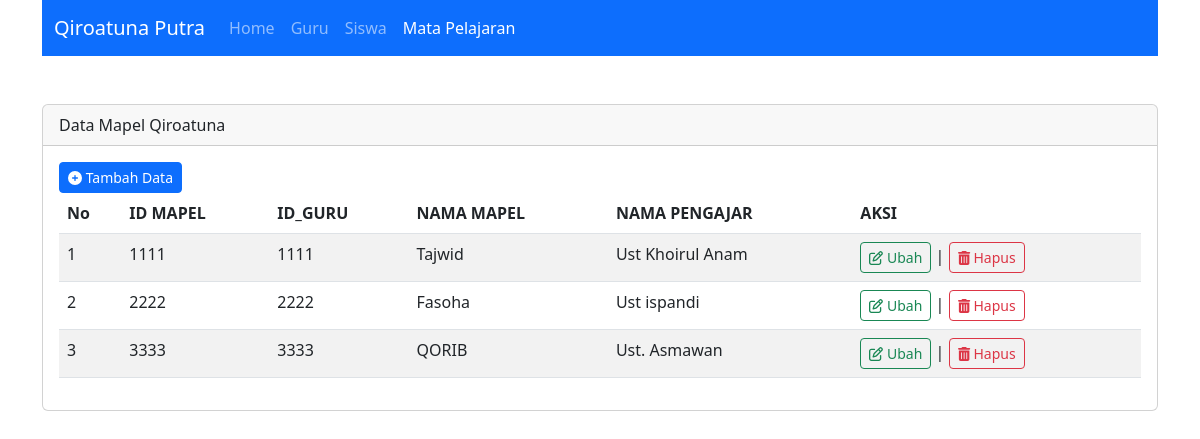
/index.php?page=mapel, run on the app's committed database.
### tables this page shows
CREATE TABLE `mapel` (
  `id_mapel` varchar(7) NOT NULL,
  `id_guru` varchar(50) NOT NULL,
  `nama_mapel` varchar(50) NOT NULL,
  `nama_pengajar` varchar(50) NOT NULL
);

### config/config_global.php (called while the page is built, shortened)
<?php
function base_url()
{
    $base_url = "http://" . $_SERVER['HTTP_HOST'];
    $base_url .= str_replace(basename($_SERVER['SCRIPT_NAME']), "", $_SERVER['SCRIPT_NAME']);
    return $base_url;
}
?>

### app/mapel/list_mapel.php (the view)
    <br><div class="card">
  <div class="card-header">
    Data Mapel Qiroatuna
  </div>
  <div class="card-body">
  <a class="btn btn-primary btn-sm" href="<?php echo base_url(). 'index.php?page=mapel&act=input'; ?>">
            <i class="fa-solid fa-circle-plus"></i> Tambah Data
        </a>
        <?php
        $query = $db->query("SELECT * FROM mapel");
        ?>
        <table class="table table-striped">
            <thead>
            <tr>
                <th>No</th>
                <th>ID MAPEL</th>
                <th>ID_GURU</th>
                <th>NAMA MAPEL</th>
                <th>NAMA PENGAJAR</th>
                <th>AKSI</th>
            </tr>
            </thead>
            <tbody>
                <?php
                $no = 1;
                while ($row = $query->fetch_array())
                {
                ?>
                <tr>
                    <td><?= $no++; ?></td>
                    <td><?= $row ['id_mapel']; ?></td>
                    <td><?= $row ['id_guru']; ?></td>
                    <td><?= $row ['nama_mapel']; ?></td>
                    <td><?= $row ['nama_pengajar']; ?></td>
                    <td>
                        <a class="btn btn-outline-success btn-sm" href="<?php base_url(); ?>index.php?page=mapel&act=edit&id_mapel=<?php echo $row['id_mapel']; ?>"> <i class="fa-regular fa-pen-to-square"></i> Ubah</a> |
                        <a class="btn btn-outline-danger btn-sm" href="<?php base_url(); ?>index.php?page=mapel&act=hapus&id_mapel=<?php echo $row['id_mapel']; ?>"> <i class="fa-solid fa-trash-can"></i> Hapus</a>
                    </td>
                </tr>
                <?php
                }
                ?>
            </tbody>
        </table>
  </div>
</div>

### data on the page
mapel: id_mapel "1111", id_guru "1111", nama_mapel "Tajwid", nama_pengajar "Ust Khoirul Anam"
mapel: id_mapel "2222", id_guru "2222", nama_mapel "Fasoha", nama_pengajar "Ust ispandi"
mapel: id_mapel "3333", id_guru "3333", nama_mapel "QORIB", nama_pengajar "Ust. Asmawan"
